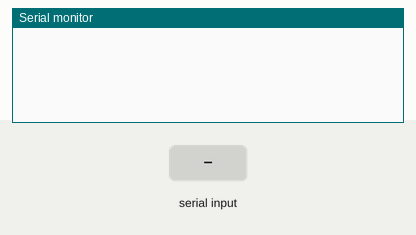
This program was run on a simulated Arduino Mega 2560, built with avr-gcc and run on an emulated ATmega2560. Parts: the last lines printed to the serial monitor. The inputs (shaded band) are chosen by the test bench.

Above: at 1.2 s.
1.3 s: "1\n" received over the second serial link
At 2.4 s:
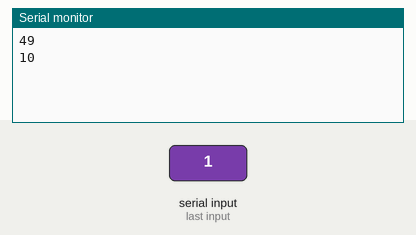
2.8 s: "0\n" received over the second serial link
At 3.5 s:
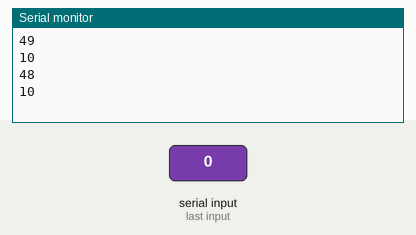
4.3 s: "2\n" received over the second serial link
At 4.7 s:
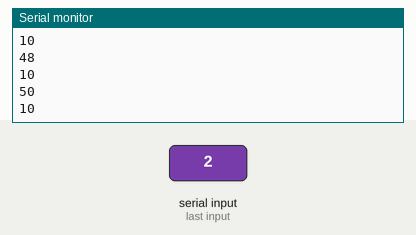
Timing chart, 0 to 7.3 s (numbered marks = the images above; inputs shaded):
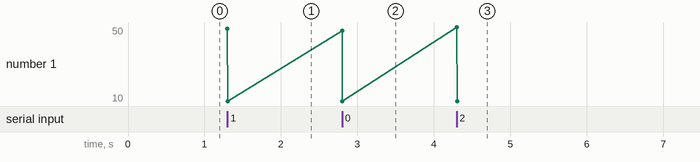

The program:

main.cpp
```cpp
#include <Arduino.h>

void setup() {
    Serial1.begin(9600);
    // Serial1.write("hi");
    // Serial1.println("hi");
    // Serial1.flush();
    Serial.begin(9600);
}

String readSerialCommand() {
    String command = "";

    while (Serial1.available() > 0) {
        // Serial.println("Command received");
        command = Serial1.readStringUntil('\n');
        // command += Serial1.read();
        // char c = Serial1.read();

        // if (c == '\n') {
        // return command;
        // } else {
        // command += c;
        // }
        // if (const char c = Serial1.read()  c == '\n') {
        //     Serial.println("Command received");
        //     return command;
        // } else {
        //     command += c;
        // }

        // Small delay to allow buffer to fill
        // delay(2);
    }
    return command;

    // return ""; // Return an empty string if no complete command
}

void loop() {
    // const String command = readSerialCommand();

    // Serial.print("Command received: ");
    // Serial.println(command);
    // if (command.length() > 1) {
    //     Serial.print("Command received---: ");
    //     Serial.println(command);
    //     //     // Process the command here
    // }

    if (Serial1.available() > 0) {
        const int a = Serial1.read();
        Serial.println(a);
    }
}
```

Measured:
- after the input at 1.3 s, the serial monitor: prints a new line at once (image 1)
- after the input at 2.8 s, the serial monitor: prints a new line at once (image 2)
- after the input at 4.3 s, the serial monitor: prints a new line at once (image 3)
